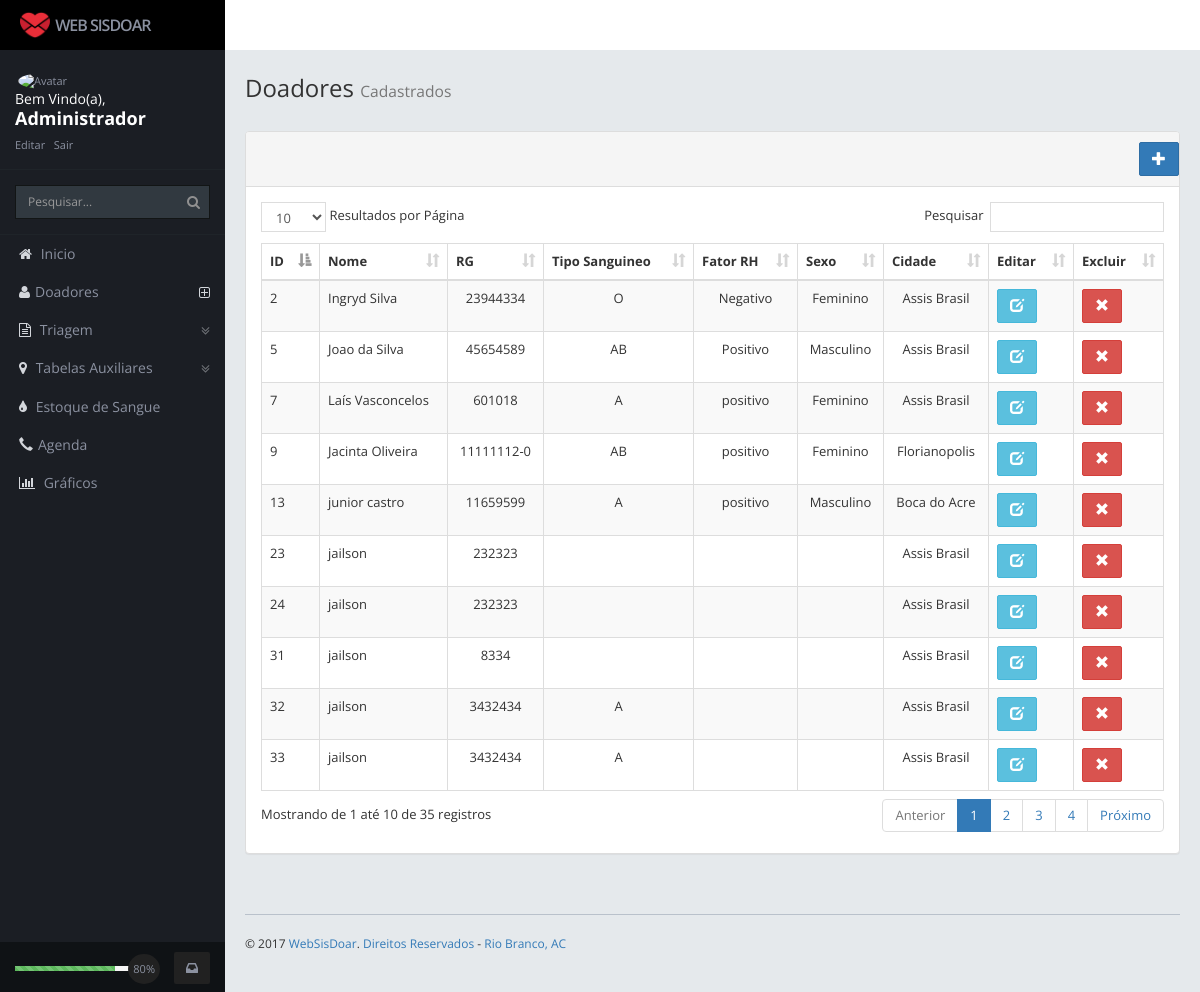
The page /pages/doador/lista_doador.php on the database its author committed.
### tables this page shows
CREATE TABLE `doador` (
  `iddoador` int(11) NOT NULL AUTO_INCREMENT,
  `nome` varchar(60) DEFAULT NULL,
  `data_nascimento` varchar(45) DEFAULT NULL,
  `cpf` varchar(15) DEFAULT NULL,
  `rg` varchar(11) DEFAULT NULL,
  `endereco` varchar(60) DEFAULT NULL,
  `numero` int(11) DEFAULT NULL,
  `bairro` varchar(45) DEFAULT NULL,
  `complemento` varchar(60) DEFAULT NULL,
  `cidade_idcidade` int(11) DEFAULT NULL,
  `tipo_sangue` varchar(2) DEFAULT NULL,
  `fator_rh` varchar(20) DEFAULT NULL COMMENT 'N: Negativo, P: Positivo',
  `idade` int(11) DEFAULT NULL,
  `sexo` enum('f','m') DEFAULT NULL,
  `data_registro` date DEFAULT NULL,
  `num_sus` int(11) DEFAULT NULL,
  `expeditor` varchar(10) DEFAULT NULL,
  `etnia` varchar(10) DEFAULT NULL,
  `nome_pai` varchar(60) DEFAULT NULL,
  `nome_mae` varchar(60) DEFAULT NULL,
  `estado_civil` varchar(45) DEFAULT NULL,
  `escolaridade` varchar(10) DEFAULT NULL,
  `naturalidade` varchar(45) DEFAULT NULL,
  PRIMARY KEY (`iddoador`),
  KEY `fk_paciente_cidade1_idx` (`cidade_idcidade`),
  CONSTRAINT `fk_paciente_cidade10` FOREIGN KEY (`cidade_idcidade`) REFERENCES `cidade` (`idcidade`) ON DELETE NO ACTION ON UPDATE NO ACTION
);

CREATE TABLE `cidade` (
  `idcidade` int(11) NOT NULL AUTO_INCREMENT,
  `descricao` varchar(45) NOT NULL,
  `estado_idestado` int(11) DEFAULT NULL,
  PRIMARY KEY (`idcidade`),
  KEY `fk_cidade_estado_idx` (`estado_idestado`),
  CONSTRAINT `fk_cidade_estado` FOREIGN KEY (`estado_idestado`) REFERENCES `estado` (`idestado`) ON DELETE NO ACTION ON UPDATE NO ACTION
);

### pages/doador/lista_doador.php (the view, shortened to what this page needs)
<?php
include '../../config/conexao.php';
?>
<!DOCTYPE html>
<html>
    <head>
        <?php
        include '../../layout/cabecalho.php';
        ?>
    </head>
    <body >
        <div class="body content rows scroll-y">
            <div class="page-heading animated fadeInDownBig">
                <h1> Doadores <small> Cadastrados </small></h1>
            </div>
            <div class="table-responsive">
                <div class="panel panel-default">
                    <div class="panel-heading">
                        <div class="row">
                            <a href="cadastrar_doador.php" class="btn btn-primary pull-right"><i class="glyphicon glyphicon-plus"></i></a>
                        </div>
                    </div>
                    <div class="panel-body">
                        <table width="100%" class="table table-striped table-bordered table-hover" id="example2">
                            <thead>
                                <tr>
                                    <th>ID</th>
                                    <th>Nome</th>
                                    <th>RG</th>
                                    <th>Tipo Sanguineo</th>
                                    <th>Fator RH</th>
                                    <th>Sexo</th>
                                    <th>Cidade</th>
                                    <th>Editar</th>
                                    <th>Excluir</th>
                                </tr>
                            </thead>
                            <tbody>
                                <?php
                                $sql = ("select iddoador, nome, cpf, rg, tipo_sangue,  fator_rh, descricao,
                                                case  sexo
                                                when 'F' then 'Feminino'
                                                when 'M' then 'Masculino'
                                                end sexo
                                        from doador d, cidade c
                                            where d.cidade_idcidade = c.idcidade;");
                                foreach ($con->query($sql) as $row) {
                                    ?>
                                    <tr>
                                        <td><?php echo $row['iddoador']; ?></td>
                                        <td><?php echo $row['nome']; ?></td>
                                        <td class="text-center"><?php echo $row['rg']; ?></td>
                                        <td class="text-center"><?php echo $row['tipo_sangue']; ?></td>
                                        <td class="text-center"><?php echo $row['fator_rh']; ?></td>
                                        <td class="text-center"><?php echo $row['sexo']; ?></td>
                                        <td class="text-center"><?php echo $row['descricao']; ?></td>
                                        <td>
                                            <?php echo "<a class='btn btn-info' href='edit_user.php?id=" . $row['iddoador'] . "'><i class='glyphicon glyphicon-edit'></i></a>"; ?>
                                        </td>
                                        <td>
                                            <?php echo "<a href='#' class='btn btn-danger' id='excluir' rel='" . $row['iddoador'] . "'><i class='glyphicon glyphicon-remove'></i></a>"; ?>
                                        </td>
                                    </tr>
                                    <?php
                                }
                                ?>
                            </tbody>
                        </table>
                    </div>
                </div>
            </div>
            <?php
            include '../../layout/rodape.php';
            ?>
    </body>
</html>

### assets/css/style.css (style rules this page uses)
body { background: #fff; padding-top: 50px; margin: 0; -webkit-text-size-adjust: 100%; font-family: 'Open Sans', Arial; }
h1,h2,h3,h4,h5,h6 { font-family: 'Open Sans', Arial; }
.table > thead > tr > th { vertical-align: middle; border-bottom: 1px solid #dddddd; }
.btn { border-radius: 2px; }
.rows, .col, .page { overflow: hidden; position: absolute; }
.rows { left: 0; right: 0; }
.scroll-y { overflow-y: auto; -webkit-overflow-scrolling: touch; }
.body.rows { top: 50px; bottom: 50px; }
.body.content.rows { top: 50px; bottom: 0px; background: #E5E9EC; padding: 20px; font-size: 13px; }
.page-heading { margin: 0px 0 25px; padding: 5px 0; }
.page-heading h1 { margin: 0; padding: 0; font-weight: 400; font-size: 24px; }

### rows shown on the page
doador: iddoador "2", nome "Ingryd Silva", rg "23944334", tipo_sangue "O", fator_rh "Negativo", sexo "Feminino", cidade_idcidade.descricao "Assis Brasil"
doador: iddoador "5", nome "Joao da Silva", rg "45654589", tipo_sangue "AB", fator_rh "Positivo", sexo "Masculino", cidade_idcidade.descricao "Assis Brasil"
doador: iddoador "7", nome "Laís Vasconcelos", rg "601018", tipo_sangue "A", fator_rh "positivo", sexo "Feminino", cidade_idcidade.descricao "Assis Brasil"
doador: iddoador "9", nome "Jacinta Oliveira", rg "11111112-0", tipo_sangue "AB", fator_rh "positivo", sexo "Feminino", cidade_idcidade.descricao "Florianopolis"
doador: iddoador "13", nome "junior castro", rg "11659599", tipo_sangue "A", fator_rh "positivo", sexo "Masculino", cidade_idcidade.descricao "Boca do Acre"
doador: iddoador "23", nome "jailson", rg "232323", cidade_idcidade.descricao "Assis Brasil"
doador: iddoador "24", nome "jailson", rg "232323", cidade_idcidade.descricao "Assis Brasil"
doador: iddoador "31", nome "jailson", rg "8334", cidade_idcidade.descricao "Assis Brasil"
doador: iddoador "32", nome "jailson", rg "3432434", tipo_sangue "A", cidade_idcidade.descricao "Assis Brasil"
doador: iddoador "33", nome "jailson", rg "3432434", tipo_sangue "A", cidade_idcidade.descricao "Assis Brasil"
